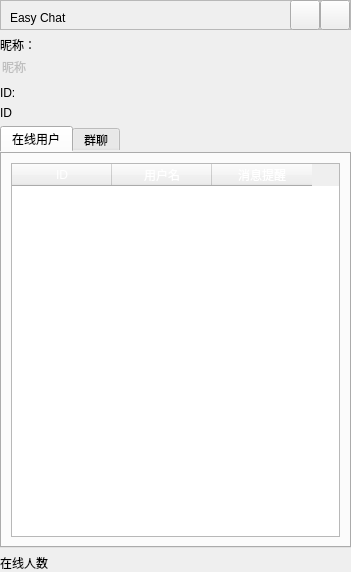
<?xml version="1.0" encoding="UTF-8"?>
<ui version="4.0">
 <class>Widget</class>
 <widget class="QWidget" name="Widget">
  <property name="windowModality">
   <enum>Qt::NonModal</enum>
  </property>
  <property name="geometry">
   <rect>
    <x>0</x>
    <y>0</y>
    <width>351</width>
    <height>572</height>
   </rect>
  </property>
  <property name="windowTitle">
   <string>局域网聊天工具</string>
  </property>
  <property name="styleSheet">
   <string notr="true">QWidget{
	
	
}
</string>
  </property>
  <layout class="QVBoxLayout" name="verticalLayout_2">
   <property name="margin">
    <number>0</number>
   </property>
   <item>
    <widget class="QFrame" name="frame">
     <property name="minimumSize">
      <size>
       <width>351</width>
       <height>30</height>
      </size>
     </property>
     <property name="maximumSize">
      <size>
       <width>351</width>
       <height>30</height>
      </size>
     </property>
     <property name="frameShape">
      <enum>QFrame::StyledPanel</enum>
     </property>
     <property name="frameShadow">
      <enum>QFrame::Raised</enum>
     </property>
     <widget class="QLabel" name="label_3">
      <property name="geometry">
       <rect>
        <x>10</x>
        <y>10</y>
        <width>91</width>
        <height>16</height>
       </rect>
      </property>
      <property name="text">
       <string>Easy Chat</string>
      </property>
     </widget>
     <widget class="QPushButton" name="pushButton">
      <property name="geometry">
       <rect>
        <x>290</x>
        <y>0</y>
        <width>30</width>
        <height>30</height>
       </rect>
      </property>
      <property name="text">
       <string/>
      </property>
      <property name="icon">
       <iconset resource="IconSources.qrc">
        <normaloff>:/new/icon/images/minmin.png</normaloff>:/new/icon/images/minmin.png</iconset>
      </property>
     </widget>
     <widget class="QPushButton" name="pushButton_2">
      <property name="geometry">
       <rect>
        <x>320</x>
        <y>0</y>
        <width>30</width>
        <height>30</height>
       </rect>
      </property>
      <property name="text">
       <string/>
      </property>
      <property name="icon">
       <iconset resource="IconSources.qrc">
        <normaloff>:/new/icon/images/close.png</normaloff>:/new/icon/images/close.png</iconset>
      </property>
     </widget>
    </widget>
   </item>
   <item>
    <widget class="QLabel" name="label">
     <property name="text">
      <string>昵称：</string>
     </property>
    </widget>
   </item>
   <item>
    <widget class="QLineEdit" name="nickname">
     <property name="enabled">
      <bool>false</bool>
     </property>
     <property name="text">
      <string>昵称</string>
     </property>
     <property name="frame">
      <bool>false</bool>
     </property>
    </widget>
   </item>
   <item>
    <widget class="QLabel" name="label_2">
     <property name="text">
      <string>ID:</string>
     </property>
    </widget>
   </item>
   <item>
    <widget class="QLabel" name="idlabel">
     <property name="enabled">
      <bool>true</bool>
     </property>
     <property name="styleSheet">
      <string notr="true"/>
     </property>
     <property name="text">
      <string>ID</string>
     </property>
    </widget>
   </item>
   <item>
    <widget class="QTabWidget" name="tabWidget">
     <property name="styleSheet">
      <string notr="true">QTabWidget{border-radius:10px;
	
	color: rgb(255, 255, 255);
}

</string>
     </property>
     <property name="currentIndex">
      <number>0</number>
     </property>
     <widget class="QWidget" name="tab">
      <attribute name="title">
       <string>在线用户</string>
      </attribute>
      <layout class="QVBoxLayout" name="verticalLayout_3">
       <item>
        <widget class="QTableWidget" name="userTableWidget">
         <property name="styleSheet">
          <string notr="true">background-image: url(:/new/icon/images/1354184767490.jpg);
color: rgb(255, 255, 255);</string>
         </property>
         <property name="selectionMode">
          <enum>QAbstractItemView::SingleSelection</enum>
         </property>
         <property name="selectionBehavior">
          <enum>QAbstractItemView::SelectRows</enum>
         </property>
         <property name="showGrid">
          <bool>false</bool>
         </property>
         <column>
          <property name="text">
           <string>ID</string>
          </property>
         </column>
         <column>
          <property name="text">
           <string>用户名</string>
          </property>
         </column>
         <column>
          <property name="text">
           <string>消息提醒</string>
          </property>
         </column>
        </widget>
       </item>
      </layout>
     </widget>
     <widget class="QWidget" name="tab_2">
      <attribute name="title">
       <string>群聊</string>
      </attribute>
      <layout class="QVBoxLayout" name="verticalLayout">
       <item>
        <widget class="QCommandLinkButton" name="commandLinkButton">
         <property name="sizePolicy">
          <sizepolicy hsizetype="Fixed" vsizetype="Preferred">
           <horstretch>0</horstretch>
           <verstretch>0</verstretch>
          </sizepolicy>
         </property>
         <property name="styleSheet">
          <string notr="true">QCommandLinkButton{border-radius:10px;

}
QPushButton:hover{
background-color:rgba(100,255,100,100);
border-color:rgba(255,225,255,200);
color:rgba(0,0,0,200);
}
QPushButton:pressed{
background-color:rgba(100,255,100,200);
border-color:rgba(255,225,255,30);
border-style:inset;
color:rgba(0,0,0,100);
}
</string>
         </property>
         <property name="text">
          <string>新建房间</string>
         </property>
        </widget>
       </item>
       <item>
        <widget class="QTableWidget" name="roomtableWidget">
         <property name="styleSheet">
          <string notr="true">border-image: url(:/new/icon/images/1354184767490.jpg);</string>
         </property>
         <column>
          <property name="text">
           <string>房间号</string>
          </property>
         </column>
         <column>
          <property name="text">
           <string>房间名</string>
          </property>
         </column>
         <column>
          <property name="text">
           <string>人数</string>
          </property>
         </column>
        </widget>
       </item>
      </layout>
     </widget>
    </widget>
   </item>
   <item>
    <widget class="QLabel" name="userNumLabel">
     <property name="text">
      <string>在线人数</string>
     </property>
    </widget>
   </item>
  </layout>
 </widget>
 <layoutdefault spacing="6" margin="11"/>
 <resources>
  <include location="IconSources.qrc"/>
 </resources>
 <connections/>
</ui>
